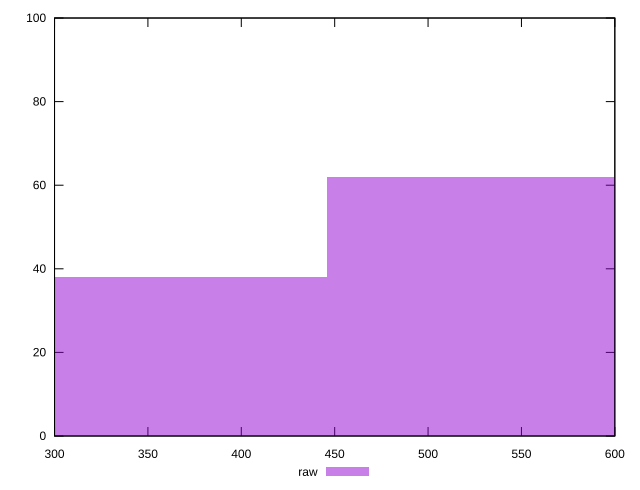

The script that saved this image:
reset

$raw <<EOF
535.292365598432 62
356.8615770656213 38
EOF

set key outside below
set boxwidth 178.43078853281065
set xrange [300:600]
set yrange [0:100]
set trange [0:100]
set style fill transparent solid 0.5 noborder
set terminal svg size 640, 490 enhanced background rgb 'white'
set output "reports/report_00033_2021-03-01T14-23-16.841Z/unused-css-rules/samples/astro/raw/histogram.svg"

plot $raw title "raw" with boxes

reset
